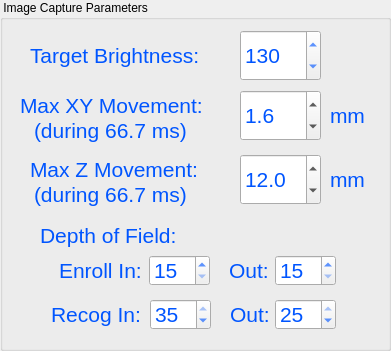
     <widget class="QGroupBox" name="groupBox_3">
      <property name="geometry">
       <rect>
        <x>440</x>
        <y>10</y>
        <width>391</width>
        <height>351</height>
       </rect>
      </property>
      <property name="title">
       <string> Image Capture Parameters</string>
      </property>
      <widget class="QLabel" name="label_14">
       <property name="geometry">
        <rect>
         <x>20</x>
         <y>90</y>
         <width>191</width>
         <height>31</height>
        </rect>
       </property>
       <property name="palette">
        <palette>
         <active>
          <colorrole role="WindowText">
           <brush brushstyle="SolidPattern">
            <color alpha="255">
             <red>0</red>
             <green>85</green>
             <blue>255</blue>
            </color>
           </brush>
          </colorrole>
         </active>
         <inactive>
          <colorrole role="WindowText">
           <brush brushstyle="SolidPattern">
            <color alpha="255">
             <red>0</red>
             <green>85</green>
             <blue>255</blue>
            </color>
           </brush>
          </colorrole>
         </inactive>
         <disabled>
          <colorrole role="WindowText">
           <brush brushstyle="SolidPattern">
            <color alpha="255">
             <red>120</red>
             <green>120</green>
             <blue>120</blue>
            </color>
           </brush>
          </colorrole>
         </disabled>
        </palette>
       </property>
       <property name="font">
        <font>
         <family>Arial</family>
         <pointsize>16</pointsize>
        </font>
       </property>
       <property name="text">
        <string>Max XY Movement:</string>
       </property>
      </widget>
      <widget class="QLabel" name="label_19">
       <property name="geometry">
        <rect>
         <x>330</x>
         <y>100</y>
         <width>41</width>
         <height>31</height>
        </rect>
       </property>
       <property name="palette">
        <palette>
         <active>
          <colorrole role="WindowText">
           <brush brushstyle="SolidPattern">
            <color alpha="255">
             <red>0</red>
             <green>85</green>
             <blue>255</blue>
            </color>
           </brush>
          </colorrole>
         </active>
         <inactive>
          <colorrole role="WindowText">
           <brush brushstyle="SolidPattern">
            <color alpha="255">
             <red>0</red>
             <green>85</green>
             <blue>255</blue>
            </color>
           </brush>
          </colorrole>
         </inactive>
         <disabled>
          <colorrole role="WindowText">
           <brush brushstyle="SolidPattern">
            <color alpha="255">
             <red>120</red>
             <green>120</green>
             <blue>120</blue>
            </color>
           </brush>
          </colorrole>
         </disabled>
        </palette>
       </property>
       <property name="font">
        <font>
         <family>Arial</family>
         <pointsize>16</pointsize>
        </font>
       </property>
       <property name="text">
        <string>mm</string>
       </property>
      </widget>
      <widget class="QLabel" name="label_18">
       <property name="geometry">
        <rect>
         <x>30</x>
         <y>30</y>
         <width>181</width>
         <height>51</height>
        </rect>
       </property>
       <property name="palette">
        <palette>
         <active>
          <colorrole role="WindowText">
           <brush brushstyle="SolidPattern">
            <color alpha="255">
             <red>0</red>
             <green>85</green>
             <blue>255</blue>
            </color>
           </brush>
          </colorrole>
         </active>
         <inactive>
          <colorrole role="WindowText">
           <brush brushstyle="SolidPattern">
            <color alpha="255">
             <red>0</red>
             <green>85</green>
             <blue>255</blue>
            </color>
           </brush>
          </colorrole>
         </inactive>
         <disabled>
          <colorrole role="WindowText">
           <brush brushstyle="SolidPattern">
            <color alpha="255">
             <red>120</red>
             <green>120</green>
             <blue>120</blue>
            </color>
           </brush>
          </colorrole>
         </disabled>
        </palette>
       </property>
       <property name="font">
        <font>
         <family>Arial</family>
         <pointsize>16</pointsize>
        </font>
       </property>
       <property name="text">
        <string>Target Brightness:</string>
       </property>
      </widget>
      <widget class="QSpinBox" name="spinBox_TargetBrightness">
       <property name="geometry">
        <rect>
         <x>240</x>
         <y>30</y>
         <width>81</width>
         <height>51</height>
        </rect>
       </property>
       <property name="palette">
        <palette>
         <active>
          <colorrole role="WindowText">
           <brush brushstyle="SolidPattern">
            <color alpha="255">
             <red>0</red>
             <green>85</green>
             <blue>255</blue>
            </color>
           </brush>
          </colorrole>
          <colorrole role="Text">
           <brush brushstyle="SolidPattern">
            <color alpha="255">
             <red>0</red>
             <green>85</green>
             <blue>255</blue>
            </color>
           </brush>
          </colorrole>
         </active>
         <inactive>
          <colorrole role="WindowText">
           <brush brushstyle="SolidPattern">
            <color alpha="255">
             <red>0</red>
             <green>85</green>
             <blue>255</blue>
            </color>
           </brush>
          </colorrole>
          <colorrole role="Text">
           <brush brushstyle="SolidPattern">
            <color alpha="255">
             <red>0</red>
             <green>85</green>
             <blue>255</blue>
            </color>
           </brush>
          </colorrole>
         </inactive>
         <disabled>
          <colorrole role="WindowText">
           <brush brushstyle="SolidPattern">
            <color alpha="255">
             <red>120</red>
             <green>120</green>
             <blue>120</blue>
            </color>
           </brush>
          </colorrole>
          <colorrole role="Text">
           <brush brushstyle="SolidPattern">
            <color alpha="255">
             <red>120</red>
             <green>120</green>
             <blue>120</blue>
            </color>
           </brush>
          </colorrole>
         </disabled>
        </palette>
       </property>
       <property name="font">
        <font>
         <family>Arial</family>
         <pointsize>16</pointsize>
        </font>
       </property>
       <property name="minimum">
        <number>80</number>
       </property>
       <property name="maximum">
        <number>200</number>
       </property>
       <property name="singleStep">
        <number>5</number>
       </property>
       <property name="value">
        <number>130</number>
       </property>
      </widget>
      <widget class="QDoubleSpinBox" name="doubleSpinBox_MaxXYMovement">
       <property name="geometry">
        <rect>
         <x>240</x>
         <y>90</y>
         <width>81</width>
         <height>51</height>
        </rect>
       </property>
       <property name="palette">
        <palette>
         <active>
          <colorrole role="Text">
           <brush brushstyle="SolidPattern">
            <color alpha="255">
             <red>0</red>
             <green>85</green>
             <blue>255</blue>
            </color>
           </brush>
          </colorrole>
         </active>
         <inactive>
          <colorrole role="Text">
           <brush brushstyle="SolidPattern">
            <color alpha="255">
             <red>0</red>
             <green>85</green>
             <blue>255</blue>
            </color>
           </brush>
          </colorrole>
         </inactive>
         <disabled>
          <colorrole role="Text">
           <brush brushstyle="SolidPattern">
            <color alpha="255">
             <red>120</red>
             <green>120</green>
             <blue>120</blue>
            </color>
           </brush>
          </colorrole>
         </disabled>
        </palette>
       </property>
       <property name="font">
        <font>
         <family>Arial</family>
         <pointsize>16</pointsize>
        </font>
       </property>
       <property name="decimals">
        <number>1</number>
       </property>
       <property name="maximum">
        <double>4.000000000000000</double>
       </property>
       <property name="singleStep">
        <double>0.100000000000000</double>
       </property>
       <property name="value">
        <double>1.600000000000000</double>
       </property>
      </widget>
      <widget class="QLabel" name="label_22">
       <property name="geometry">
        <rect>
         <x>34</x>
         <y>110</y>
         <width>171</width>
         <height>41</height>
        </rect>
       </property>
       <property name="palette">
        <palette>
         <active>
          <colorrole role="WindowText">
           <brush brushstyle="SolidPattern">
            <color alpha="255">
             <red>0</red>
             <green>85</green>
             <blue>255</blue>
            </color>
           </brush>
          </colorrole>
         </active>
         <inactive>
          <colorrole role="WindowText">
           <brush brushstyle="SolidPattern">
            <color alpha="255">
             <red>0</red>
             <green>85</green>
             <blue>255</blue>
            </color>
           </brush>
          </colorrole>
         </inactive>
         <disabled>
          <colorrole role="WindowText">
           <brush brushstyle="SolidPattern">
            <color alpha="255">
             <red>120</red>
             <green>120</green>
             <blue>120</blue>
            </color>
           </brush>
          </colorrole>
         </disabled>
        </palette>
       </property>
       <property name="font">
        <font>
         <family>Arial</family>
         <pointsize>16</pointsize>
        </font>
       </property>
       <property name="text">
        <string>(during 66.7 ms)</string>
       </property>
      </widget>
      <widget class="QLabel" name="label_20">
       <property name="geometry">
        <rect>
         <x>30</x>
         <y>154</y>
         <width>201</width>
         <height>31</height>
        </rect>
       </property>
       <property name="palette">
        <palette>
         <active>
          <colorrole role="WindowText">
           <brush brushstyle="SolidPattern">
            <color alpha="255">
             <red>0</red>
             <green>85</green>
             <blue>255</blue>
            </color>
           </brush>
          </colorrole>
         </active>
         <inactive>
          <colorrole role="WindowText">
           <brush brushstyle="SolidPattern">
            <color alpha="255">
             <red>0</red>
             <green>85</green>
             <blue>255</blue>
            </color>
           </brush>
          </colorrole>
         </inactive>
         <disabled>
          <colorrole role="WindowText">
           <brush brushstyle="SolidPattern">
            <color alpha="255">
             <red>120</red>
             <green>120</green>
             <blue>120</blue>
            </color>
           </brush>
          </colorrole>
         </disabled>
        </palette>
       </property>
       <property name="font">
        <font>
         <family>Arial</family>
         <pointsize>16</pointsize>
        </font>
       </property>
       <property name="text">
        <string>Max Z Movement:</string>
       </property>
      </widget>
      <widget class="QDoubleSpinBox" name="doubleSpinBox_MaxZMovement">
       <property name="geometry">
        <rect>
         <x>240</x>
         <y>154</y>
         <width>81</width>
         <height>51</height>
        </rect>
       </property>
       <property name="palette">
        <palette>
         <active>
          <colorrole role="Text">
           <brush brushstyle="SolidPattern">
            <color alpha="255">
             <red>0</red>
             <green>85</green>
             <blue>255</blue>
            </color>
           </brush>
          </colorrole>
         </active>
         <inactive>
          <colorrole role="Text">
           <brush brushstyle="SolidPattern">
            <color alpha="255">
             <red>0</red>
             <green>85</green>
             <blue>255</blue>
            </color>
           </brush>
          </colorrole>
         </inactive>
         <disabled>
          <colorrole role="Text">
           <brush brushstyle="SolidPattern">
            <color alpha="255">
             <red>120</red>
             <green>120</green>
             <blue>120</blue>
            </color>
           </brush>
          </colorrole>
         </disabled>
        </palette>
       </property>
       <property name="font">
        <font>
         <family>Arial</family>
         <pointsize>16</pointsize>
        </font>
       </property>
       <property name="decimals">
        <number>1</number>
       </property>
       <property name="maximum">
        <double>20.000000000000000</double>
       </property>
       <property name="singleStep">
        <double>0.500000000000000</double>
       </property>
       <property name="value">
        <double>12.000000000000000</double>
       </property>
      </widget>
      <widget class="QLabel" name="label_21">
       <property name="geometry">
        <rect>
         <x>330</x>
         <y>164</y>
         <width>41</width>
         <height>31</height>
        </rect>
       </property>
       <property name="palette">
        <palette>
         <active>
          <colorrole role="WindowText">
           <brush brushstyle="SolidPattern">
            <color alpha="255">
             <red>0</red>
             <green>85</green>
             <blue>255</blue>
            </color>
           </brush>
          </colorrole>
         </active>
         <inactive>
          <colorrole role="WindowText">
           <brush brushstyle="SolidPattern">
            <color alpha="255">
             <red>0</red>
             <green>85</green>
             <blue>255</blue>
            </color>
           </brush>
          </colorrole>
         </inactive>
         <disabled>
          <colorrole role="WindowText">
           <brush brushstyle="SolidPattern">
            <color alpha="255">
             <red>120</red>
             <green>120</green>
             <blue>120</blue>
            </color>
           </brush>
          </colorrole>
         </disabled>
        </palette>
       </property>
       <property name="font">
        <font>
         <family>Arial</family>
         <pointsize>16</pointsize>
        </font>
       </property>
       <property name="text">
        <string>mm</string>
       </property>
      </widget>
      <widget class="QLabel" name="label_23">
       <property name="geometry">
        <rect>
         <x>34</x>
         <y>174</y>
         <width>171</width>
         <height>41</height>
        </rect>
       </property>
       <property name="palette">
        <palette>
         <active>
          <colorrole role="WindowText">
           <brush brushstyle="SolidPattern">
            <color alpha="255">
             <red>0</red>
             <green>85</green>
             <blue>255</blue>
            </color>
           </brush>
          </colorrole>
         </active>
         <inactive>
          <colorrole role="WindowText">
           <brush brushstyle="SolidPattern">
            <color alpha="255">
             <red>0</red>
             <green>85</green>
             <blue>255</blue>
            </color>
           </brush>
          </colorrole>
         </inactive>
         <disabled>
          <colorrole role="WindowText">
           <brush brushstyle="SolidPattern">
            <color alpha="255">
             <red>120</red>
             <green>120</green>
             <blue>120</blue>
            </color>
           </brush>
          </colorrole>
         </disabled>
        </palette>
       </property>
       <property name="font">
        <font>
         <family>Arial</family>
         <pointsize>16</pointsize>
        </font>
       </property>
       <property name="text">
        <string>(during 66.7 ms)</string>
       </property>
      </widget>
      <widget class="QLabel" name="label_34">
       <property name="geometry">
        <rect>
         <x>40</x>
         <y>220</y>
         <width>141</width>
         <height>31</height>
        </rect>
       </property>
       <property name="palette">
        <palette>
         <active>
          <colorrole role="WindowText">
           <brush brushstyle="SolidPattern">
            <color alpha="255">
             <red>0</red>
             <green>85</green>
             <blue>255</blue>
            </color>
           </brush>
          </colorrole>
         </active>
         <inactive>
          <colorrole role="WindowText">
           <brush brushstyle="SolidPattern">
            <color alpha="255">
             <red>0</red>
             <green>85</green>
             <blue>255</blue>
            </color>
           </brush>
          </colorrole>
         </inactive>
         <disabled>
          <colorrole role="WindowText">
           <brush brushstyle="SolidPattern">
            <color alpha="255">
             <red>120</red>
             <green>120</green>
             <blue>120</blue>
            </color>
           </brush>
          </colorrole>
         </disabled>
        </palette>
       </property>
       <property name="font">
        <font>
         <family>Arial</family>
         <pointsize>16</pointsize>
        </font>
       </property>
       <property name="text">
        <string>Depth of Field:</string>
       </property>
      </widget>
      <widget class="QSpinBox" name="spinBox_EnrolInDepthOfField">
       <property name="geometry">
        <rect>
         <x>149</x>
         <y>255</y>
         <width>61</width>
         <height>31</height>
        </rect>
       </property>
       <property name="palette">
        <palette>
         <active>
          <colorrole role="WindowText">
           <brush brushstyle="SolidPattern">
            <color alpha="255">
             <red>0</red>
             <green>85</green>
             <blue>255</blue>
            </color>
           </brush>
          </colorrole>
          <colorrole role="Text">
           <brush brushstyle="SolidPattern">
            <color alpha="255">
             <red>0</red>
             <green>85</green>
             <blue>255</blue>
            </color>
           </brush>
          </colorrole>
         </active>
         <inactive>
          <colorrole role="WindowText">
           <brush brushstyle="SolidPattern">
            <color alpha="255">
             <red>0</red>
             <green>85</green>
             <blue>255</blue>
            </color>
           </brush>
          </colorrole>
          <colorrole role="Text">
           <brush brushstyle="SolidPattern">
            <color alpha="255">
             <red>0</red>
             <green>85</green>
             <blue>255</blue>
            </color>
           </brush>
          </colorrole>
         </inactive>
         <disabled>
          <colorrole role="WindowText">
           <brush brushstyle="SolidPattern">
            <color alpha="255">
             <red>120</red>
             <green>120</green>
             <blue>120</blue>
            </color>
           </brush>
          </colorrole>
          <colorrole role="Text">
           <brush brushstyle="SolidPattern">
            <color alpha="255">
             <red>120</red>
             <green>120</green>
             <blue>120</blue>
            </color>
           </brush>
          </colorrole>
         </disabled>
        </palette>
       </property>
       <property name="font">
        <font>
         <family>Arial</family>
         <pointsize>16</pointsize>
        </font>
       </property>
       <property name="minimum">
        <number>15</number>
       </property>
       <property name="maximum">
        <number>20</number>
       </property>
       <property name="singleStep">
        <number>5</number>
       </property>
       <property name="value">
        <number>15</number>
       </property>
      </widget>
      <widget class="QLabel" name="label_37">
       <property name="geometry">
        <rect>
         <x>59</x>
         <y>255</y>
         <width>81</width>
         <height>31</height>
        </rect>
       </property>
       <property name="palette">
        <palette>
         <active>
          <colorrole role="WindowText">
           <brush brushstyle="SolidPattern">
            <color alpha="255">
             <red>0</red>
             <green>85</green>
             <blue>255</blue>
            </color>
           </brush>
          </colorrole>
         </active>
         <inactive>
          <colorrole role="WindowText">
           <brush brushstyle="SolidPattern">
            <color alpha="255">
             <red>0</red>
             <green>85</green>
             <blue>255</blue>
            </color>
           </brush>
          </colorrole>
         </inactive>
         <disabled>
          <colorrole role="WindowText">
           <brush brushstyle="SolidPattern">
            <color alpha="255">
             <red>120</red>
             <green>120</green>
             <blue>120</blue>
            </color>
           </brush>
          </colorrole>
         </disabled>
        </palette>
       </property>
       <property name="font">
        <font>
         <family>Arial</family>
         <pointsize>16</pointsize>
        </font>
       </property>
       <property name="text">
        <string>Enroll In:</string>
       </property>
      </widget>
      <widget class="QSpinBox" name="spinBox_EnrolOutDepthOfField">
       <property name="geometry">
        <rect>
         <x>275</x>
         <y>255</y>
         <width>61</width>
         <height>31</height>
        </rect>
       </property>
       <property name="palette">
        <palette>
         <active>
          <colorrole role="WindowText">
           <brush brushstyle="SolidPattern">
            <color alpha="255">
             <red>0</red>
             <green>85</green>
             <blue>255</blue>
            </color>
           </brush>
          </colorrole>
          <colorrole role="Text">
           <brush brushstyle="SolidPattern">
            <color alpha="255">
             <red>0</red>
             <green>85</green>
             <blue>255</blue>
            </color>
           </brush>
          </colorrole>
         </active>
         <inactive>
          <colorrole role="WindowText">
           <brush brushstyle="SolidPattern">
            <color alpha="255">
             <red>0</red>
             <green>85</green>
             <blue>255</blue>
            </color>
           </brush>
          </colorrole>
          <colorrole role="Text">
           <brush brushstyle="SolidPattern">
            <color alpha="255">
             <red>0</red>
             <green>85</green>
             <blue>255</blue>
            </color>
           </brush>
          </colorrole>
         </inactive>
         <disabled>
          <colorrole role="WindowText">
           <brush brushstyle="SolidPattern">
            <color alpha="255">
             <red>120</red>
             <green>120</green>
             <blue>120</blue>
            </color>
           </brush>
          </colorrole>
          <colorrole role="Text">
           <brush brushstyle="SolidPattern">
            <color alpha="255">
             <red>120</red>
             <green>120</green>
             <blue>120</blue>
            </color>
           </brush>
          </colorrole>
         </disabled>
        </palette>
       </property>
       <property name="font">
        <font>
         <family>Arial</family>
         <pointsize>16</pointsize>
        </font>
       </property>
       <property name="minimum">
        <number>15</number>
       </property>
       <property name="maximum">
        <number>20</number>
       </property>
       <property name="singleStep">
        <number>5</number>
       </property>
       <property name="value">
        <number>15</number>
       </property>
      </widget>
      <widget class="QLabel" name="label_39">
       <property name="geometry">
        <rect>
         <x>229</x>
         <y>255</y>
         <width>41</width>
         <height>31</height>
        </rect>
       </property>
       <property name="palette">
        <palette>
         <active>
          <colorrole role="WindowText">
           <brush brushstyle="SolidPattern">
            <color alpha="255">
             <red>0</red>
             <green>85</green>
             <blue>255</blue>
            </color>
           </brush>
          </colorrole>
         </active>
         <inactive>
          <colorrole role="WindowText">
           <brush brushstyle="SolidPattern">
            <color alpha="255">
             <red>0</red>
             <green>85</green>
             <blue>255</blue>
            </color>
           </brush>
          </colorrole>
         </inactive>
         <disabled>
          <colorrole role="WindowText">
           <brush brushstyle="SolidPattern">
            <color alpha="255">
             <red>120</red>
             <green>120</green>
             <blue>120</blue>
            </color>
           </brush>
          </colorrole>
         </disabled>
        </palette>
       </property>
       <property name="font">
        <font>
         <family>Arial</family>
         <pointsize>16</pointsize>
        </font>
       </property>
       <property name="text">
        <string>Out:</string>
       </property>
      </widget>
      <widget class="QSpinBox" name="spinBox_RecogInDepthOfField">
       <property name="geometry">
        <rect>
         <x>150</x>
         <y>299</y>
         <width>61</width>
         <height>31</height>
        </rect>
       </property>
       <property name="palette">
        <palette>
         <active>
          <colorrole role="WindowText">
           <brush brushstyle="SolidPattern">
            <color alpha="255">
             <red>0</red>
             <green>85</green>
             <blue>255</blue>
            </color>
           </brush>
          </colorrole>
          <colorrole role="Text">
           <brush brushstyle="SolidPattern">
            <color alpha="255">
             <red>0</red>
             <green>85</green>
             <blue>255</blue>
            </color>
           </brush>
          </colorrole>
         </active>
         <inactive>
          <colorrole role="WindowText">
           <brush brushstyle="SolidPattern">
            <color alpha="255">
             <red>0</red>
             <green>85</green>
             <blue>255</blue>
            </color>
           </brush>
          </colorrole>
          <colorrole role="Text">
           <brush brushstyle="SolidPattern">
            <color alpha="255">
             <red>0</red>
             <green>85</green>
             <blue>255</blue>
            </color>
           </brush>
          </colorrole>
         </inactive>
         <disabled>
          <colorrole role="WindowText">
           <brush brushstyle="SolidPattern">
            <color alpha="255">
             <red>120</red>
             <green>120</green>
             <blue>120</blue>
            </color>
           </brush>
          </colorrole>
          <colorrole role="Text">
           <brush brushstyle="SolidPattern">
            <color alpha="255">
             <red>120</red>
             <green>120</green>
             <blue>120</blue>
            </color>
           </brush>
          </colorrole>
         </disabled>
        </palette>
       </property>
       <property name="font">
        <font>
         <family>Arial</family>
         <pointsize>16</pointsize>
        </font>
       </property>
       <property name="minimum">
        <number>15</number>
       </property>
       <property name="maximum">
        <number>35</number>
       </property>
       <property name="singleStep">
        <number>5</number>
       </property>
       <property name="value">
        <number>35</number>
       </property>
      </widget>
      <widget class="QLabel" name="label_40">
       <property name="geometry">
        <rect>
         <x>230</x>
         <y>299</y>
         <width>41</width>
         <height>31</height>
        </rect>
       </property>
       <property name="palette">
        <palette>
         <active>
          <colorrole role="WindowText">
           <brush brushstyle="SolidPattern">
            <color alpha="255">
             <red>0</red>
             <green>85</green>
             <blue>255</blue>
            </color>
           </brush>
          </colorrole>
         </active>
         <inactive>
          <colorrole role="WindowText">
           <brush brushstyle="SolidPattern">
            <color alpha="255">
             <red>0</red>
             <green>85</green>
             <blue>255</blue>
            </color>
           </brush>
          </colorrole>
         </inactive>
         <disabled>
          <colorrole role="WindowText">
           <brush brushstyle="SolidPattern">
            <color alpha="255">
             <red>120</red>
             <green>120</green>
             <blue>120</blue>
            </color>
           </brush>
          </colorrole>
         </disabled>
        </palette>
       </property>
       <property name="font">
        <font>
         <family>Arial</family>
         <pointsize>16</pointsize>
        </font>
       </property>
       <property name="text">
        <string>Out:</string>
       </property>
      </widget>
      <widget class="QLabel" name="label_38">
       <property name="geometry">
        <rect>
         <x>51</x>
         <y>299</y>
         <width>91</width>
         <height>31</height>
        </rect>
       </property>
       <property name="palette">
        <palette>
         <active>
          <colorrole role="WindowText">
           <brush brushstyle="SolidPattern">
            <color alpha="255">
             <red>0</red>
             <green>85</green>
             <blue>255</blue>
            </color>
           </brush>
          </colorrole>
         </active>
         <inactive>
          <colorrole role="WindowText">
           <brush brushstyle="SolidPattern">
            <color alpha="255">
             <red>0</red>
             <green>85</green>
             <blue>255</blue>
            </color>
           </brush>
          </colorrole>
         </inactive>
         <disabled>
          <colorrole role="WindowText">
           <brush brushstyle="SolidPattern">
            <color alpha="255">
             <red>120</red>
             <green>120</green>
             <blue>120</blue>
            </color>
           </brush>
          </colorrole>
         </disabled>
        </palette>
       </property>
       <property name="font">
        <font>
         <family>Arial</family>
         <pointsize>16</pointsize>
        </font>
       </property>
       <property name="text">
        <string>Recog In:</string>
       </property>
      </widget>
      <widget class="QSpinBox" name="spinBox_RecogOutDepthOfField">
       <property name="geometry">
        <rect>
         <x>275</x>
         <y>299</y>
         <width>61</width>
         <height>31</height>
        </rect>
       </property>
       <property name="palette">
        <palette>
         <active>
          <colorrole role="WindowText">
           <brush brushstyle="SolidPattern">
            <color alpha="255">
             <red>0</red>
             <green>85</green>
             <blue>255</blue>
            </color>
           </brush>
          </colorrole>
          <colorrole role="Text">
           <brush brushstyle="SolidPattern">
            <color alpha="255">
             <red>0</red>
             <green>85</green>
             <blue>255</blue>
            </color>
           </brush>
          </colorrole>
         </active>
         <inactive>
          <colorrole role="WindowText">
           <brush brushstyle="SolidPattern">
            <color alpha="255">
             <red>0</red>
             <green>85</green>
             <blue>255</blue>
            </color>
           </brush>
          </colorrole>
          <colorrole role="Text">
           <brush brushstyle="SolidPattern">
            <color alpha="255">
             <red>0</red>
             <green>85</green>
             <blue>255</blue>
            </color>
           </brush>
          </colorrole>
         </inactive>
         <disabled>
          <colorrole role="WindowText">
           <brush brushstyle="SolidPattern">
            <color alpha="255">
             <red>120</red>
             <green>120</green>
             <blue>120</blue>
            </color>
           </brush>
          </colorrole>
          <colorrole role="Text">
           <brush brushstyle="SolidPattern">
            <color alpha="255">
             <red>120</red>
             <green>120</green>
             <blue>120</blue>
            </color>
           </brush>
          </colorrole>
         </disabled>
        </palette>
       </property>
       <property name="font">
        <font>
         <family>Arial</family>
         <pointsize>16</pointsize>
        </font>
       </property>
       <property name="minimum">
        <number>15</number>
       </property>
       <property name="maximum">
        <number>25</number>
       </property>
       <property name="singleStep">
        <number>5</number>
       </property>
       <property name="value">
        <number>25</number>
       </property>
      </widget>
     </widget>
